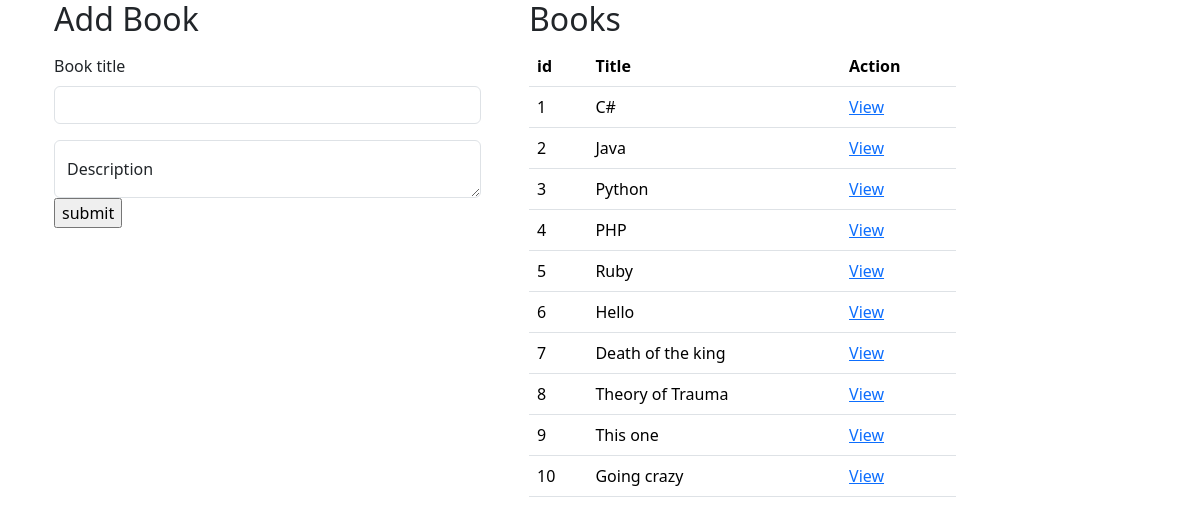
The page / on the database its author committed.
### books_authors_app/models.py (models this page shows)
class Book(models.Model):
    title = models.CharField(max_length=255)
    desc = models.TextField(null=True)
    created_at = models.DateTimeField(auto_now_add=True)
    updated_at = models.DateTimeField(auto_now=True)
    authors = models.ManyToManyField(Author,related_name="books")

### books_authors_app/views.py (the view)
# urls.py: path('', views.index),
def index(request):
    context = {
        "books" : Book.objects.all()
    }
    return render (request,'index.html',context)

### books_authors_app/templates/index.html (shortened to what this page needs)
<!DOCTYPE html>
<html lang="en">
<head>
    <link rel="stylesheet" href="https://cdnjs.cloudflare.com/ajax/libs/font-awesome/4.7.0/css/font-awesome.min.css">
    {% load bootstrap5 %}
    {% bootstrap_css %}
  </head>
<body>
<div class="container">
    <div class="row">
      <div class="col-md-5">
        <div class="container">
          <h2>Add Book</h2>
            <p>
                <form action="add_book" method="POST">
                    <div class="mb-3">
                      <label for="book_title" class="form-label">Book title</label>
                      <input type="text" class="form-control" name="title" >
                    </div>
                    <div class="mb-2">
                    <div class="form-floating">
                    <textarea class="form-control" placeholder="Book description" name="desc"></textarea>
                    <label for="floatingTextarea2">Description</label>
                    </div>
                    <input type="submit" value="submit">
                  </form>
              </p>
        </div>
      </div>
    </div>
      <div class="col-md-5">
        <div class="container">
          <h2>Books</h2>
          <table class="table">
              <thead>
                  <th>id</th>
                  <th>Title</th>
                  <th>Action</th>
              </thead>
              {% for book in books%}
              <tr>
                  <td>{{book.id}}</td>
                  <td>{{book.title}}</td>
                  <td><a href="books/{{book.id}}">View</a></td>
              </tr>
              {% endfor %}
          </table>
        </div>
      </div>
    </div>
</body>
</html>

### rows shown on the page
Book: id "1", title "C#"
Book: id "2", title "Java"
Book: id "3", title "Python"
Book: id "4", title "PHP"
Book: id "5", title "Ruby"
Book: id "6", title "Hello"
Book: id "7", title "Death of the king"
Book: id "8", title "Theory of Trauma"
Book: id "9", title "This one"
Book: id "10", title "Going crazy"
